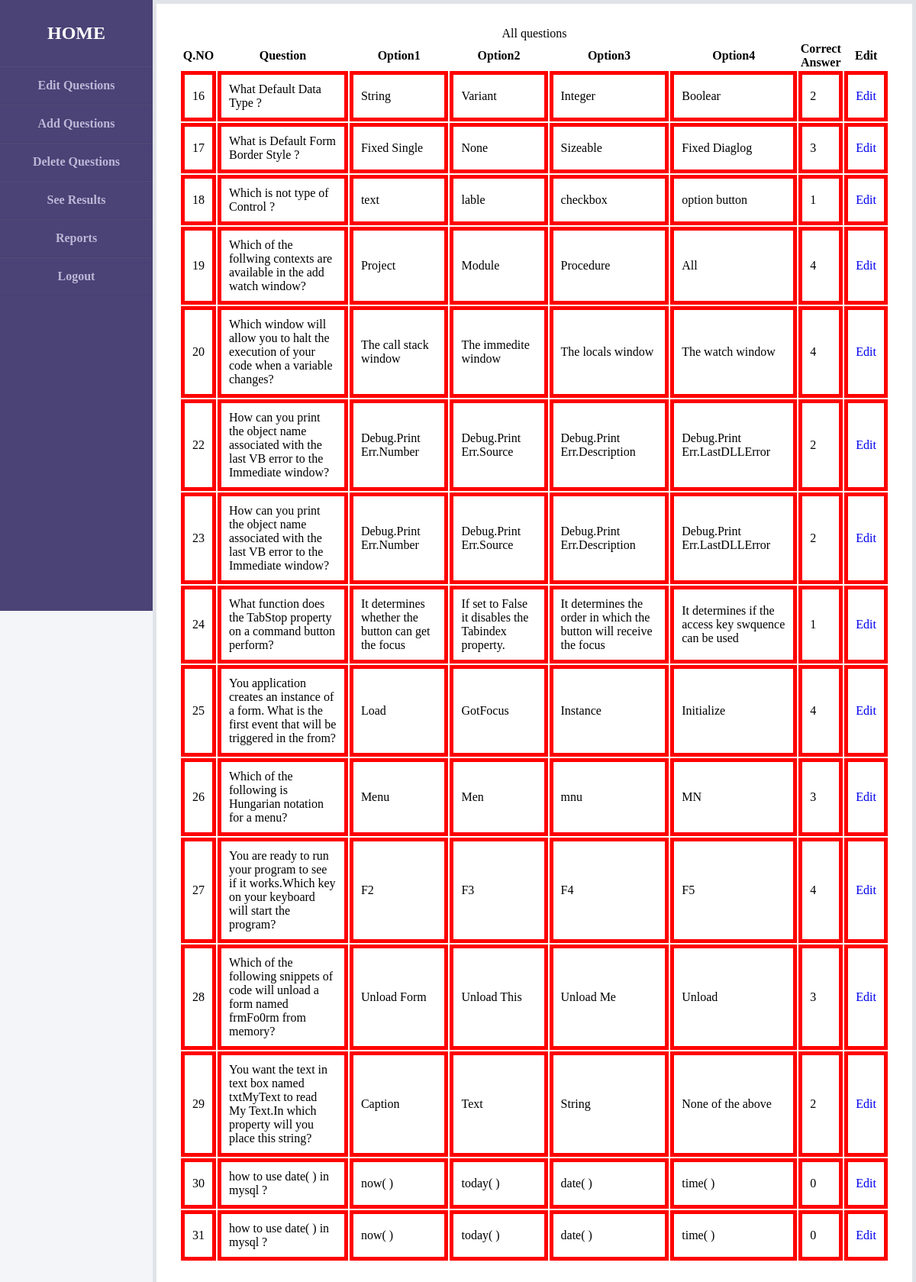
/admin.php (signed in), run on the app's committed database.
### tables this page shows
CREATE TABLE IF NOT EXISTS `questions` (
  `questionno` int(5) NOT NULL AUTO_INCREMENT,
  `test_id` int(5) DEFAULT NULL,
  `question` varchar(150) DEFAULT NULL,
  `answer1` varchar(75) DEFAULT NULL,
  `answer2` varchar(75) DEFAULT NULL,
  `answer3` varchar(75) DEFAULT NULL,
  `answer4` varchar(75) DEFAULT NULL,
  `correct_answer` int(1) DEFAULT NULL,
  PRIMARY KEY (`questionno`)
);

### admin.php (the view, shortened to what this page needs)
<?php include "db.php";
if (isset($_SESSION['username']) && $_SESSION['username']=='admin') {
?>
<html>
<head>
</head>
<body>
  <div class="wrapper">
   <div class="sidebar">
    <h2><a href="index.php">Home</a></h2>
    <ul>
     <li><a href="#" class="fas">Edit Questions</a></li>
     <li><a href="add.php" class="fas">Add Questions</a></li>
     <li><a href="deletequestion.php" class="fas">Delete Questions</a></li>
     <li><a href="students.php" class="fas">See Results</a></li>
     <li><a href="reviews.php" class="fas">Reports</a></li>
     <li><a href="logout.php" class="fas">Logout</a></li>
    </ul>
   </div>
   <div class="main_content">
    <div class="header">
      <table class="data-table">
    <caption class="title">All questions</caption>
    <thead>
      <tr>
        <th>Q.NO</th>
        <th>Question</th>
        <th>Option1</th>
        <th>Option2</th>
        <th>Option3</th>
        <th>Option4</th>
        <th>Correct Answer </th>
        <th>Edit</th>
      </tr>
    </thead>
    <tbody>
        <?php
            $query = "SELECT * FROM questions ORDER BY questionno";
            $select_questions = mysqli_query($con, $query) or die(mysqli_error($con));
            if (mysqli_num_rows($select_questions) > 0 ) {
            while ($row = mysqli_fetch_array($select_questions)) {
                $questionno = $row['questionno'];
                $question = $row['question'];
                $option1 = $row['answer1'];
                $option2 = $row['answer2'];
                $option3 = $row['answer3'];
                $option4 = $row['answer4'];
                $Answer = $row['correct_answer'];
                echo "<tr>";
                echo "<td>$questionno</td>";
                echo "<td>$question</td>";
                echo "<td>$option1</td>";
                echo "<td>$option2</td>";
                echo "<td>$option3</td>";
                echo "<td>$option4</td>";
                echo "<td>$Answer</td>";
                echo "<td> <a href='edit.php?questionno=$questionno'> Edit </a></td>";
                echo "</tr>";
             }
         }
        ?>
    </tbody>
  </table>
    </div>
  </div>
</body>
</html>
<?php }
else {
  header("location: admin.php");
}
?>

### admin.php (style rules this page uses)
* { margin:0; padding:0; box-sizing:border-box; list-style:none; text-decoration:none; }
body { background:#f3f5f9; }
.wrapper { display:flex; position:relative; }
.wrapper .sidebar { position:fixed; width:200px; height:100vh; background:#4b4276; padding:30px 0; }
.wrapper .sidebar h2 { color:#fff; text-transform:uppercase; text-align:center; margin-bottom:30px; }
.wrapper .sidebar h2 a { color:white; }
.wrapper .sidebar ul li { padding:15px; border-bottom:1px solid rgba(0,0,0,0.05); border-top:1px solid rgba(225,225,125,0.05); font-weight:bold; text-align:center; }
.wrapper .sidebar ul li a { color:#bdb8d7; display:block; }
.wrapper .main_content { width:100%; margin-left:200px; }
.main_content .header { padding:30px; background:white; color:#fff; border:5px solid #e0e4e8; text-align:center; font-size:50px; font-weight:bolder; }
td { border:5px solid red; padding:10px }

### data on the page
questions: questionno "16", question "What Default Data Type ?", answer1 "String", answer2 "Variant", answer3 "Integer", answer4 "Boolear", correct_answer "2"
questions: questionno "17", question "What is Default Form Border Style ?", answer1 "Fixed Single", answer2 "None", answer3 "Sizeable", answer4 "Fixed Diaglog", correct_answer "3"
questions: questionno "18", question "Which is not type of Control ?", answer1 "text", answer2 "lable", answer3 "checkbox", answer4 "option button", correct_answer "1"
questions: questionno "19", question "Which of the follwing contexts are available in the add watch window?", answer1 "Project", answer2 "Module", answer3 "Procedure", answer4 "All", correct_answer "4"
questions: questionno "20", question "Which window will allow you to halt the execution of your code when a variable changes?", answer1 "The call stack window", answer2 "The immedite window", answer3 "The locals window", answer4 "The watch window", correct_answer "4"
questions: questionno "22", question "How can you print the object name associated with the last VB error to the Immediate window?", answer1 "Debug.Print Err.Number", answer2 "Debug.Print Err.Source", answer3 "Debug.Print Err.Description", answer4 "Debug.Print Err.LastDLLError", correct_answer "2"
questions: questionno "23", question "How can you print the object name associated with the last VB error to the Immediate window?", answer1 "Debug.Print Err.Number", answer2 "Debug.Print Err.Source", answer3 "Debug.Print Err.Description", answer4 "Debug.Print Err.LastDLLError", correct_answer "2"
questions: questionno "24", question "What function does the TabStop property on a command button perform?", answer1 "It determines whether the button can get the focus", answer2 "If set to False it disables the Tabindex property.", answer3 "It determines the order in which the button will receive the focus", answer4 "It determines if the access key swquence can be used", correct_answer "1"
questions: questionno "25", question "You application creates an instance of a form. What is the first event that will be triggered in the from?", answer1 "Load", answer2 "GotFocus", answer3 "Instance", answer4 "Initialize", correct_answer "4"
questions: questionno "26", question "Which of the following is Hungarian notation for a menu?", answer1 "Menu", answer2 "Men", answer3 "mnu", answer4 "MN", correct_answer "3"
questions: questionno "27", question "You are ready to run your program to see if it works.Which key on your keyboard will start the program?", answer1 "F2", answer2 "F3", answer3 "F4", answer4 "F5", correct_answer "4"
questions: questionno "28", question "Which of the following snippets of code will unload a form named frmFo0rm from memory?", answer1 "Unload Form", answer2 "Unload This", answer3 "Unload Me", answer4 "Unload", correct_answer "3"
questions: questionno "29", question "You want the text in text box named txtMyText to read My Text.In which property will you place this string?", answer1 "Caption", answer2 "Text", answer3 "String", answer4 "None of the above", correct_answer "2"
questions: questionno "30", question "how to use date( ) in mysql ?", answer1 "now( )", answer2 "today( )", answer3 "date( )", answer4 "time( )", correct_answer "0"
questions: questionno "31", question "how to use date( ) in mysql ?", answer1 "now( )", answer2 "today( )", answer3 "date( )", answer4 "time( )", correct_answer "0"
